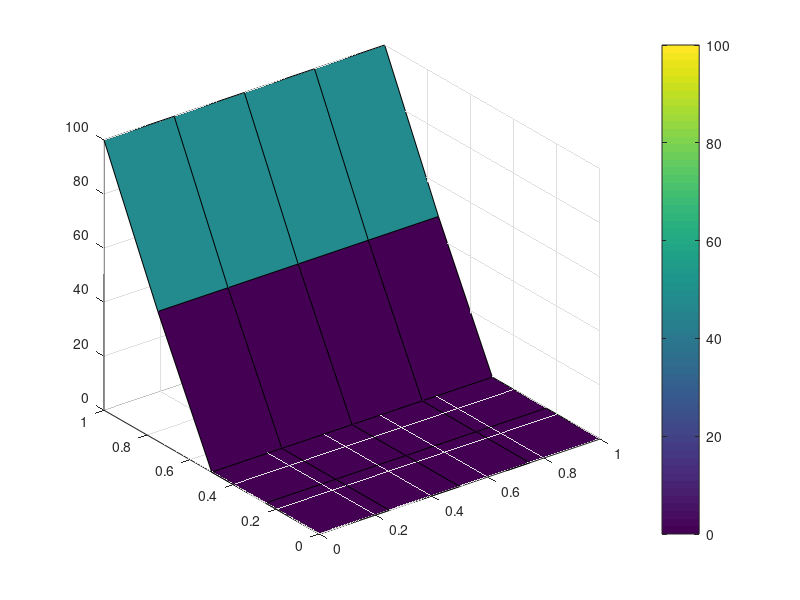
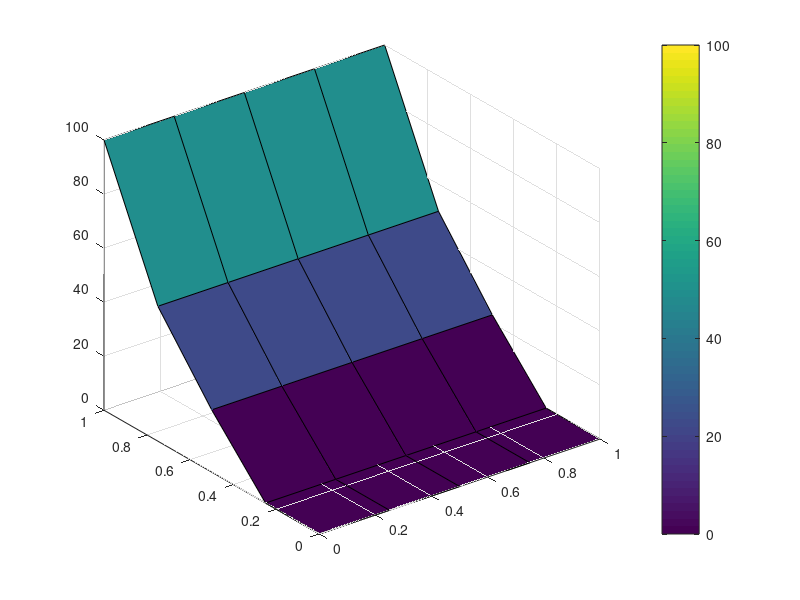
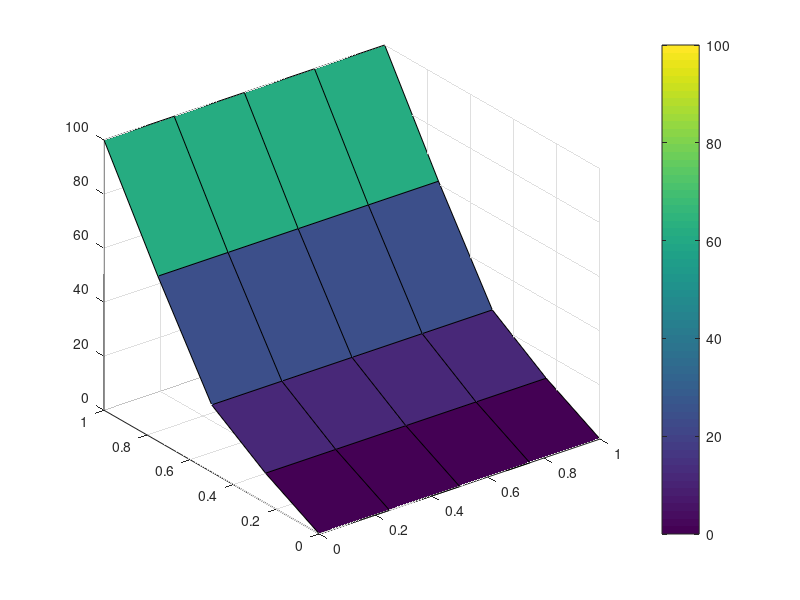
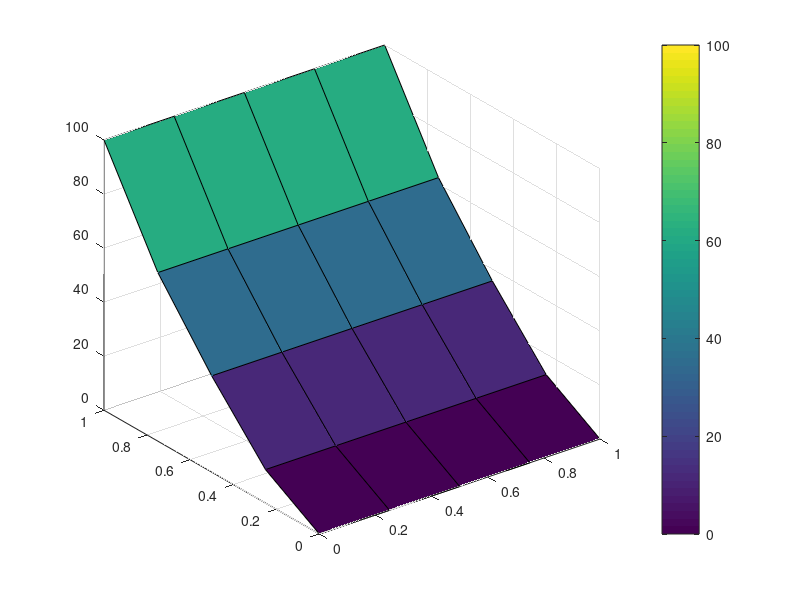

Here is the MATLAB script that generated these plots, in order:
% Math 529L HW5
% 2/26/23
% Jun Ikeda

clear; close; clc;

% k = k/(c*rho)
k = 0.3;

%spatial discretization
xl = 0;
xr = 1;
h = 0.25;
x = xl:h:xr;

yl = 0;
yr = 1;
y = yl:h:yr;

%temporal discretization
tl = 0;
tr = 5;
dt = 0.1;
t = tl:dt:tr;

%store soln.
T = zeros(length(x),length(y),length(t));
T(:,end,:) = 100;
T(:,1,:) = 0;

surf(x,y,T(:,:,1)')

for g = 2:length(t)
    for i = 2:length(x)-1
        for  j = 2:length(y)-1
            T(i,j,g) = T(i,j,g-1) + dt*k/h^2 * (T(i+1,j,g-1) + T(i-1,j,g-1)...
                + T(i,j+1,g-1) + T(i,j-1,g-1) - 4*T(i,j,g-1));
        end
    end
    T(1,:,g) = T(2,:,g);
    T(end,:,g) = T(end-1,:,g);
    surf(x,y,T(:,:,g)')
    colorbar
    pause(0.01)
    exportgraphics(gcf,'testAnimated.gif','Append',true);
end